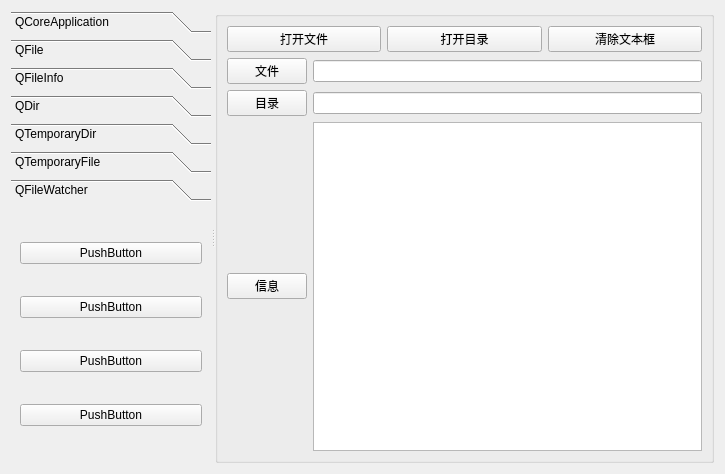
<?xml version="1.0" encoding="UTF-8"?>
<ui version="4.0">
 <class>QFileDoc</class>
 <widget class="QDialog" name="QFileDoc">
  <property name="geometry">
   <rect>
    <x>0</x>
    <y>0</y>
    <width>725</width>
    <height>474</height>
   </rect>
  </property>
  <property name="windowTitle">
   <string>QFileDoc</string>
  </property>
  <layout class="QHBoxLayout" name="horizontalLayout_3">
   <item>
    <widget class="QSplitter" name="splitter">
     <property name="orientation">
      <enum>Qt::Horizontal</enum>
     </property>
     <widget class="QToolBox" name="toolBox">
      <property name="minimumSize">
       <size>
        <width>200</width>
        <height>0</height>
       </size>
      </property>
      <property name="currentIndex">
       <number>6</number>
      </property>
      <widget class="QWidget" name="pageCore">
       <property name="geometry">
        <rect>
         <x>0</x>
         <y>0</y>
         <width>241</width>
         <height>249</height>
        </rect>
       </property>
       <attribute name="label">
        <string>QCoreApplication</string>
       </attribute>
       <layout class="QVBoxLayout" name="verticalLayout_2">
        <item>
         <widget class="QGroupBox" name="groupBox">
          <property name="title">
           <string/>
          </property>
          <layout class="QVBoxLayout" name="verticalLayout">
           <item>
            <widget class="QPushButton" name="pushButton_6">
             <property name="text">
              <string>applicationDirPath</string>
             </property>
            </widget>
           </item>
           <item>
            <widget class="QPushButton" name="pushButton_5">
             <property name="text">
              <string>applicationFilePath</string>
             </property>
            </widget>
           </item>
           <item>
            <widget class="QPushButton" name="pushButton_4">
             <property name="text">
              <string>applicationName</string>
             </property>
            </widget>
           </item>
           <item>
            <widget class="QPushButton" name="pushButton_3">
             <property name="text">
              <string>setApplipcationName</string>
             </property>
            </widget>
           </item>
           <item>
            <widget class="QPushButton" name="pushButton_2">
             <property name="text">
              <string>libraryPath</string>
             </property>
            </widget>
           </item>
           <item>
            <widget class="QPushButton" name="pushButton">
             <property name="text">
              <string>origanizationName</string>
             </property>
            </widget>
           </item>
           <item>
            <widget class="QPushButton" name="pushButton_7">
             <property name="text">
              <string>exit</string>
             </property>
            </widget>
           </item>
          </layout>
         </widget>
        </item>
       </layout>
      </widget>
      <widget class="QWidget" name="pageFile">
       <property name="geometry">
        <rect>
         <x>0</x>
         <y>0</y>
         <width>241</width>
         <height>276</height>
        </rect>
       </property>
       <attribute name="label">
        <string>QFile</string>
       </attribute>
       <layout class="QVBoxLayout" name="verticalLayout_3">
        <item>
         <widget class="QGroupBox" name="groupBox_2">
          <property name="title">
           <string>静态函数</string>
          </property>
          <layout class="QGridLayout" name="gridLayout_2">
           <item row="0" column="0">
            <widget class="QPushButton" name="pushButton_8">
             <property name="text">
              <string>PushButton</string>
             </property>
            </widget>
           </item>
           <item row="0" column="1">
            <widget class="QPushButton" name="pushButton_9">
             <property name="text">
              <string>PushButton</string>
             </property>
            </widget>
           </item>
           <item row="1" column="0">
            <widget class="QPushButton" name="pushButton_10">
             <property name="text">
              <string>PushButton</string>
             </property>
            </widget>
           </item>
           <item row="1" column="1" rowspan="2">
            <widget class="QPushButton" name="pushButton_11">
             <property name="text">
              <string>PushButton</string>
             </property>
            </widget>
           </item>
           <item row="2" column="0">
            <widget class="QPushButton" name="pushButton_12">
             <property name="text">
              <string>PushButton</string>
             </property>
            </widget>
           </item>
          </layout>
         </widget>
        </item>
        <item>
         <widget class="QGroupBox" name="groupBox_8">
          <property name="title">
           <string>成员函数</string>
          </property>
          <layout class="QGridLayout" name="gridLayout_3">
           <item row="0" column="0">
            <widget class="QPushButton" name="pushButton_31">
             <property name="text">
              <string>PushButton</string>
             </property>
            </widget>
           </item>
           <item row="0" column="1">
            <widget class="QPushButton" name="pushButton_32">
             <property name="text">
              <string>PushButton</string>
             </property>
            </widget>
           </item>
           <item row="1" column="0">
            <widget class="QPushButton" name="pushButton_14">
             <property name="text">
              <string>PushButton</string>
             </property>
            </widget>
           </item>
           <item row="1" column="1" rowspan="2">
            <widget class="QPushButton" name="pushButton_30">
             <property name="text">
              <string>PushButton</string>
             </property>
            </widget>
           </item>
           <item row="2" column="0">
            <widget class="QPushButton" name="pushButton_13">
             <property name="text">
              <string>PushButton</string>
             </property>
            </widget>
           </item>
          </layout>
         </widget>
        </item>
       </layout>
      </widget>
      <widget class="QWidget" name="pageFileInfo">
       <property name="geometry">
        <rect>
         <x>0</x>
         <y>0</y>
         <width>255</width>
         <height>246</height>
        </rect>
       </property>
       <attribute name="label">
        <string>QFileInfo</string>
       </attribute>
       <layout class="QVBoxLayout" name="verticalLayout_5">
        <item>
         <widget class="QGroupBox" name="groupBox_3">
          <property name="title">
           <string/>
          </property>
          <widget class="QPushButton" name="pushButton_15">
           <property name="geometry">
            <rect>
             <x>20</x>
             <y>20</y>
             <width>80</width>
             <height>24</height>
            </rect>
           </property>
           <property name="text">
            <string>PushButton</string>
           </property>
          </widget>
         </widget>
        </item>
       </layout>
      </widget>
      <widget class="QWidget" name="pageDir">
       <property name="geometry">
        <rect>
         <x>0</x>
         <y>0</y>
         <width>255</width>
         <height>246</height>
        </rect>
       </property>
       <attribute name="label">
        <string>QDir</string>
       </attribute>
       <layout class="QVBoxLayout" name="verticalLayout_6">
        <item>
         <widget class="QGroupBox" name="groupBox_4">
          <property name="title">
           <string/>
          </property>
          <widget class="QPushButton" name="pushButton_16">
           <property name="geometry">
            <rect>
             <x>20</x>
             <y>20</y>
             <width>80</width>
             <height>24</height>
            </rect>
           </property>
           <property name="text">
            <string>PushButton</string>
           </property>
          </widget>
         </widget>
        </item>
       </layout>
      </widget>
      <widget class="QWidget" name="pageTempDIr">
       <property name="geometry">
        <rect>
         <x>0</x>
         <y>0</y>
         <width>255</width>
         <height>246</height>
        </rect>
       </property>
       <attribute name="label">
        <string>QTemporaryDir</string>
       </attribute>
       <layout class="QVBoxLayout" name="verticalLayout_7">
        <item>
         <widget class="QGroupBox" name="groupBox_5">
          <property name="title">
           <string/>
          </property>
          <widget class="QPushButton" name="pushButton_17">
           <property name="geometry">
            <rect>
             <x>10</x>
             <y>10</y>
             <width>80</width>
             <height>24</height>
            </rect>
           </property>
           <property name="text">
            <string>PushButton</string>
           </property>
          </widget>
         </widget>
        </item>
       </layout>
      </widget>
      <widget class="QWidget" name="pageTempFile">
       <property name="geometry">
        <rect>
         <x>0</x>
         <y>0</y>
         <width>255</width>
         <height>246</height>
        </rect>
       </property>
       <attribute name="label">
        <string>QTemporaryFile</string>
       </attribute>
       <layout class="QVBoxLayout" name="verticalLayout_8">
        <item>
         <widget class="QGroupBox" name="groupBox_6">
          <property name="title">
           <string/>
          </property>
          <widget class="QPushButton" name="pushButton_18">
           <property name="geometry">
            <rect>
             <x>20</x>
             <y>20</y>
             <width>80</width>
             <height>24</height>
            </rect>
           </property>
           <property name="text">
            <string>PushButton</string>
           </property>
          </widget>
         </widget>
        </item>
       </layout>
      </widget>
      <widget class="QWidget" name="pageWatcher">
       <attribute name="label">
        <string>QFileWatcher</string>
       </attribute>
       <layout class="QGridLayout" name="gridLayout_4">
        <item row="0" column="0">
         <widget class="QPushButton" name="pushButton_24">
          <property name="text">
           <string>PushButton</string>
          </property>
         </widget>
        </item>
        <item row="3" column="0">
         <widget class="QPushButton" name="pushButton_25">
          <property name="text">
           <string>PushButton</string>
          </property>
         </widget>
        </item>
        <item row="1" column="0">
         <widget class="QPushButton" name="pushButton_26">
          <property name="text">
           <string>PushButton</string>
          </property>
         </widget>
        </item>
        <item row="2" column="0">
         <widget class="QPushButton" name="pushButton_27">
          <property name="text">
           <string>PushButton</string>
          </property>
         </widget>
        </item>
       </layout>
      </widget>
     </widget>
     <widget class="QGroupBox" name="groupBox_7">
      <property name="title">
       <string/>
      </property>
      <layout class="QGridLayout" name="gridLayout">
       <item row="0" column="0" colspan="2">
        <layout class="QHBoxLayout" name="horizontalLayout">
         <item>
          <widget class="QPushButton" name="pushButton_19">
           <property name="text">
            <string>打开文件</string>
           </property>
          </widget>
         </item>
         <item>
          <widget class="QPushButton" name="pushButton_20">
           <property name="text">
            <string>打开目录</string>
           </property>
          </widget>
         </item>
         <item>
          <widget class="QPushButton" name="pushButton_21">
           <property name="text">
            <string>清除文本框</string>
           </property>
          </widget>
         </item>
        </layout>
       </item>
       <item row="1" column="0">
        <widget class="QPushButton" name="pushButton_22">
         <property name="text">
          <string>文件</string>
         </property>
        </widget>
       </item>
       <item row="1" column="1">
        <widget class="QLineEdit" name="lineEdit"/>
       </item>
       <item row="2" column="0">
        <widget class="QPushButton" name="pushButton_23">
         <property name="text">
          <string>目录</string>
         </property>
        </widget>
       </item>
       <item row="2" column="1">
        <widget class="QLineEdit" name="lineEdit_2"/>
       </item>
       <item row="3" column="0">
        <widget class="QPushButton" name="pushButton_29">
         <property name="text">
          <string>信息</string>
         </property>
        </widget>
       </item>
       <item row="3" column="1">
        <widget class="QPlainTextEdit" name="plainTextEdit"/>
       </item>
      </layout>
     </widget>
    </widget>
   </item>
  </layout>
 </widget>
 <resources/>
 <connections/>
</ui>
